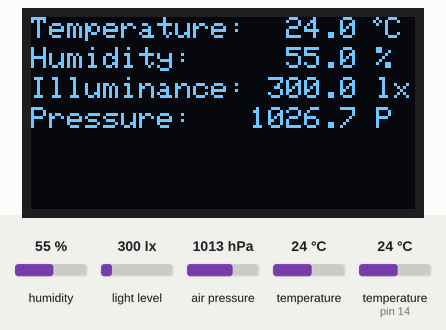
This sketch was run on a simulated Arduino Uno, built with avr-gcc and run on an emulated ATmega328P. Parts: 128×64 one-colour display. The inputs (shaded band) are chosen by the test bench; at power-on: humidity 55 %, light level 300 lx, air pressure 1013 hPa, temperature (sensor on pin 14) 24 °C, temperature 24 °C.

Above: at 3.2 s.
3.3 s: humidity set to 22 %
At 7.7 s:
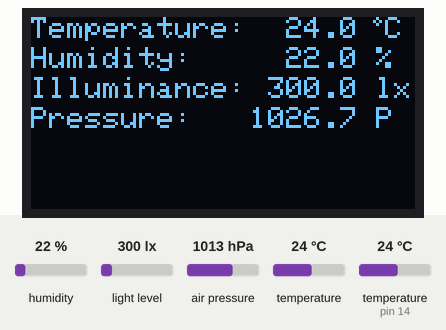
9.0 s: light level set to 40 lx
At 13.8 s:
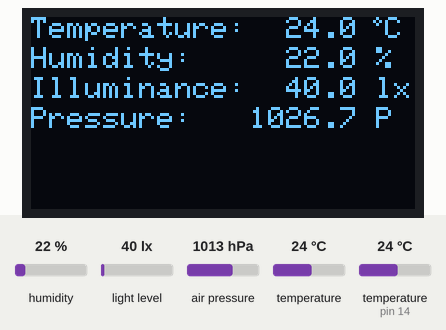
14.7 s: air pressure set to 952 hPa
At 18.7 s:
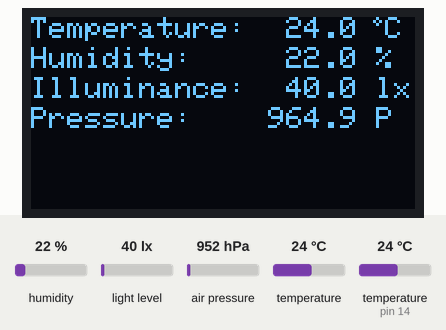
20.4 s: temperature (sensor on pin 14) set to 12 °C
At 23.6 s:
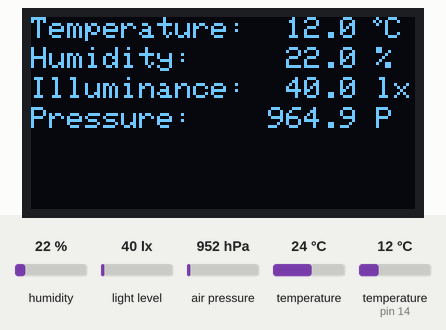
26.1 s: humidity set to 40 %
At 28.5 s:
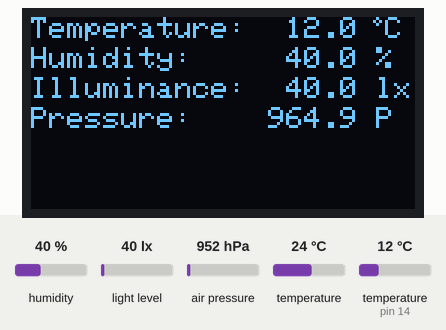
31.8 s: light level set to 500 lx
At 33.4 s:
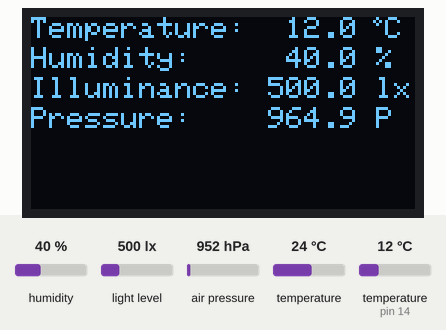
Timing chart, 0 to 34.9 s (numbered marks = the images above; inputs shaded):
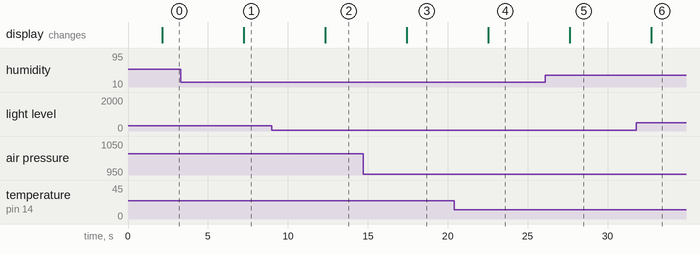

The sketch:

ESP8266-oled-dht-lux-hPa.ino
```cpp
/*********
  Gabor Mate
  https://github.com/Mategm
*********/

#include <Wire.h>
#include <Adafruit_GFX.h>
#include <Adafruit_SSD1306.h>
#include <BH1750.h>
#include <DHT.h>
#include <SFE_BMP180.h>

BH1750 lightMeter;
SFE_BMP180 pressure;
double baseline; // For the pressure

#define ALTITUDE 113.0 // Altitude of Sarszentmiklos, Hungary, Central-Europe in meters

#define SCREEN_WIDTH 128 // OLED display width, in pixels
#define SCREEN_HEIGHT 64 // OLED display height, in pixels

// Declaration for an SSD1306 display connected to I2C (SDA, SCL pins) SDA = D2; SCL = D1
Adafruit_SSD1306 display(SCREEN_WIDTH, SCREEN_HEIGHT, &Wire, -1);

#define DHTPIN 14     // Digital pin connected to the DHT sensor as D5
#define DHTTYPE DHT11   // DHT 11
DHT dht(DHTPIN, DHTTYPE);

void setup(){
  Serial.begin(115200);
  if(!display.begin(SSD1306_SWITCHCAPVCC, 0x3C)) { // Its works for my 128x64 OLED 0,96" screen
    Serial.println(F("SSD1306 allocation failed"));
    for(;;);
  }
  display.clearDisplay();
  Wire.begin();
  dht.begin();

  lightMeter.begin();
  lightMeter.configure(BH1750::CONTINUOUS_HIGH_RES_MODE_2);

  display.setTextSize(1); //1-8; 1 is default, not needed
  display.setTextColor(WHITE); // Not relevant for one or two color OLED display but needed for the code
  display.setCursor(0,0); //0,0 to 120,57
  display.println("Weather Station by!");
  display.println("Mategm!");
  display.display();

  if (pressure.begin()){
    //Serial.println("BMP180 init success");
    }
  else{
    Serial.println("BMP180 init fail\n\n");
    delay(5000);
    while(1); // Pause forever.
  }
  delay(2000);
  display.clearDisplay();
}
void loop() {
  char status;
  double T,P,p0,a;
  float h = dht.readHumidity();
  float t = dht.readTemperature(); // Read temperature as Fahrenheit (isFahrenheit = true; default C as false)
  float l = lightMeter.readLightLevel();

  // pressure
  status = pressure.startTemperature();
  delay(status);
  if (status != 0) {
    delay(status); // Wait for the measurement to complete:
    status = pressure.getTemperature(T);
    if (status != 0) {
      status = pressure.startPressure(3);
      if (status != 0) {
        delay(status);
        status = pressure.getPressure(P,T);
        if (status != 0) {
          p0 = pressure.sealevel(P,ALTITUDE); // we're at 113 meters (Sarszentmiklos, Hungary)
        }
      }
    }
  }

   //Convert to string and cut de second decimal numbers
  String temp = String(t,1);
  String humi = String(h,1);
  String lux  = String(l,1);
  String pres = String(p0,1);


  // Calculate lux and pressure position according to its number length
  int pad1 = (lux.length() * 6) + 19;
  int pad2 = (pres.length() *6) + 19;

  // clear the display
  display.clearDisplay();

  // display temperature
  display.setTextSize(1);
  display.setCursor(0,0);
  display.print("Temperature: ");
  display.setCursor(85,0);
  display.print(temp);
  display.drawCircle(115, 1, 1, WHITE); // degree sign
  display.setCursor(118,0); // repositioning the Celsius display
  display.print("C");

  // display humidity
  display.setTextSize(1);
  display.setCursor(0, 10);
  display.print("Humidity:   ");
  display.setCursor(85,10);
  display.print(humi);
  display.print(" ");
  display.print("%");

  // display light data
  display.setTextSize(1);
  display.setCursor(0,20);
  display.print("Illuminance: ");
  display.setCursor((SCREEN_WIDTH - pad1),20);
  display.print(lux);
  display.print(" lx");

  // pressure
  display.setCursor(0,30);
  display.setTextSize(1);
  display.print("Pressure: ");
  display.setCursor((SCREEN_WIDTH - pad2),30);
  display.print(pres);
  display.print(" P");

  display.display();
  delay(5000); // display the values for 5 seconds before update
}
```

Measured:
- after the input at 3.3 s, the display: changes after 4.0 s (image 1)
- after the input at 9.0 s, the display: changes after 3.3 s (image 2)
- after the input at 14.7 s, the display: changes after 2.7 s (image 3)
- after the input at 20.4 s, the display: changes after 2.1 s (image 4)
- after the input at 26.1 s, the display: changes after 1.5 s (image 5)
- after the input at 31.8 s, the display: changes after 0.93 s (image 6)
